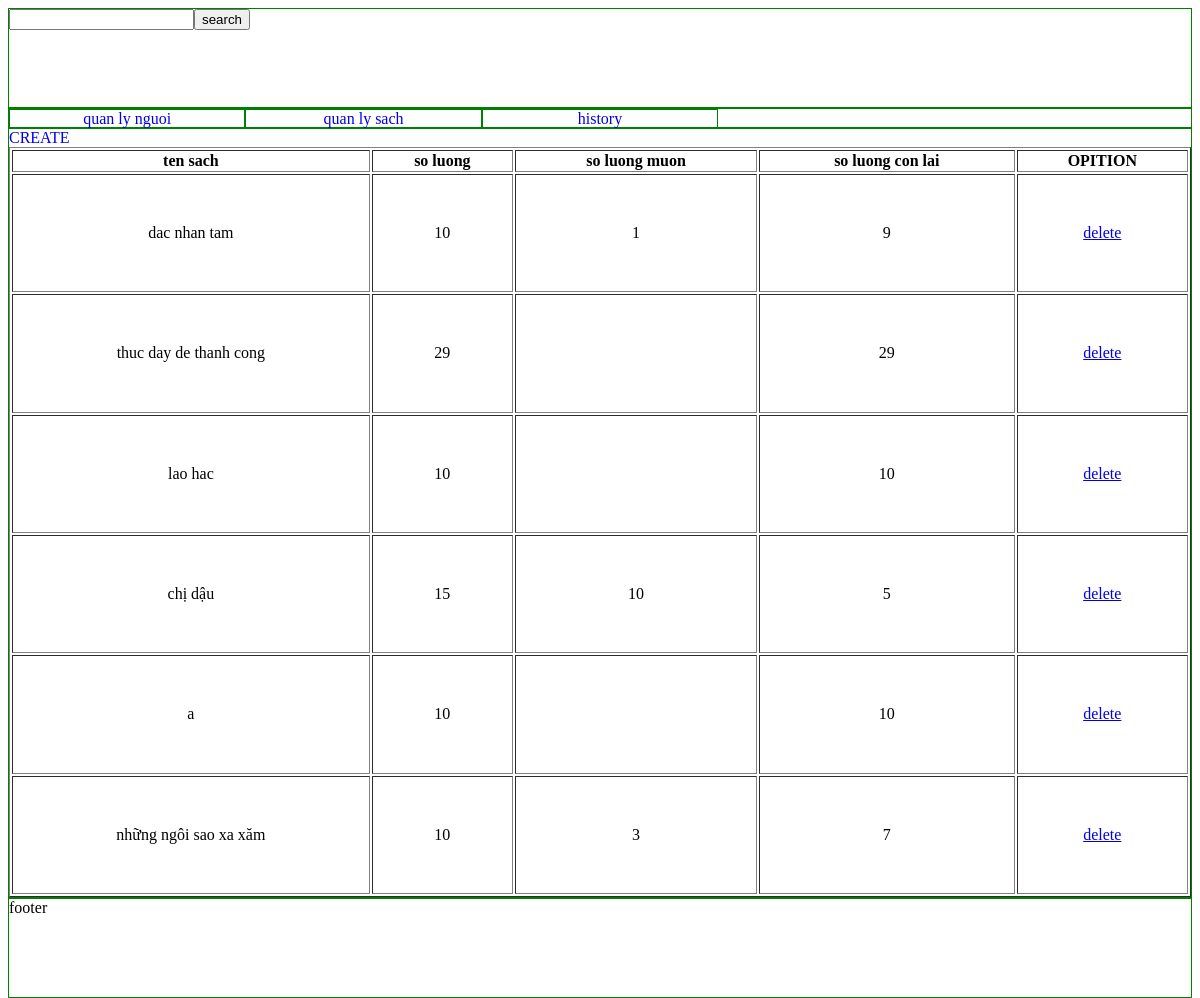
The app's page /?option=book with its own data.
### tables this page shows
CREATE TABLE `book` (
  `id` int(11) NOT NULL,
  `namebook` varchar(40) NOT NULL,
  `soluong` int(10) NOT NULL,
  `status` tinyint(1) NOT NULL DEFAULT '1'
);

### view/book.php (the view, shortened to what this page needs)
<a href="#" onclick="openPopup()" style="text-decoration: none;">CREATE</a>
<?php
$option= 'book';
$query="select id, namebook, soluong, (select sum(soluongmuon) from history where history.sachid=book.id ) as 'soluongmuon' from book where status=1";
$result1=$connect->query($query);
?>
<table border="1" style="width: 100%; height: 750px; text-decoration: none;text-align: center;">
    <thead>
        <tr>
            <th>ten sach</th>
            <th>so luong</th>
            <th>so luong muon</th>
            <th>so luong con lai</th>
            <th>OPITION</th>
        </tr>
    </thead>
    <tbody>
        <div>
            <?php foreach($result1 as $item):?>
            <tr>
                <td><?=$item['namebook'];?></td>
                <td><?=$item['soluong']?></td>
                <td><?=$item['soluongmuon']?></td>
                <td><?=$soluongconlai=$item['soluong']-$item['soluongmuon'];?></td>
                <td><a href="?option=<?=$option?>&id=<?=$item['id']?>"
                        onclick="return confirm('are you sure?')">delete</a></td>
            </tr>
        </div>
        <?php endforeach;?>
    </tbody>
</table>

### index.php (shortened to what this page needs)
<?php $connect = new MySQLi('localhost:3306','root', 'root', 'thuvien');?>
<!DOCTYPE html>
<html>
<head>
    <link rel="stylesheet" type="text/css" href="css.css">
</head>
<body class="wrapper">
    <header>
        <section>
            <form>
                <input type="search" name="keyword"><input type="submit" value="search">
            </form>
        </section>
    </header>
    <nav>
        <a href="?option=person">quan ly nguoi</a>
        <a href="?option=book">quan ly sach</a>
        <a href="?option=history">history</a>
    </nav>
    <section class="body">
        <article>
            <?php
           if(isset($_GET['option'])){
            switch($_GET['option']){
                case 'book':
                    include "view/book.php";
                    break;
                }
            }
        ?>
        </article>
    </section>
    <footer>footer</footer>
</body>
</html>

### css.css (style rules this page uses)
header, nav, nav>a, aside, article, footer { float:left; border: green thin solid; box-sizing: border-box; }
header { width: 100%; height: 100px; }
nav { width: 100%;height: 20px; }
nav>a { width: 20%; height: inherit; text-decoration: none;text-align: center; }
.body { width: 100%;float: left; }
.body article { width: 100%; min-height: 740px; }
footer { width:100%; height: 100px; }

### records on screen
book: namebook "dac nhan tam", soluong "10", soluongmuon "1", soluongmuon "9"
book: namebook "thuc day de thanh cong", soluong "29", $soluongconlai=$item['soluong']-$item['soluongmuon'] "29"
book: namebook "lao hac", soluong "10", $soluongconlai=$item['soluong']-$item['soluongmuon'] "10"
book: namebook "chị dậu", soluong "15", soluongmuon "10", soluongmuon "5"
book: namebook "a", soluong "10", $soluongconlai=$item['soluong']-$item['soluongmuon'] "10"
book: namebook "những ngôi sao xa xăm", soluong "10", soluongmuon "3", soluongmuon "7"
